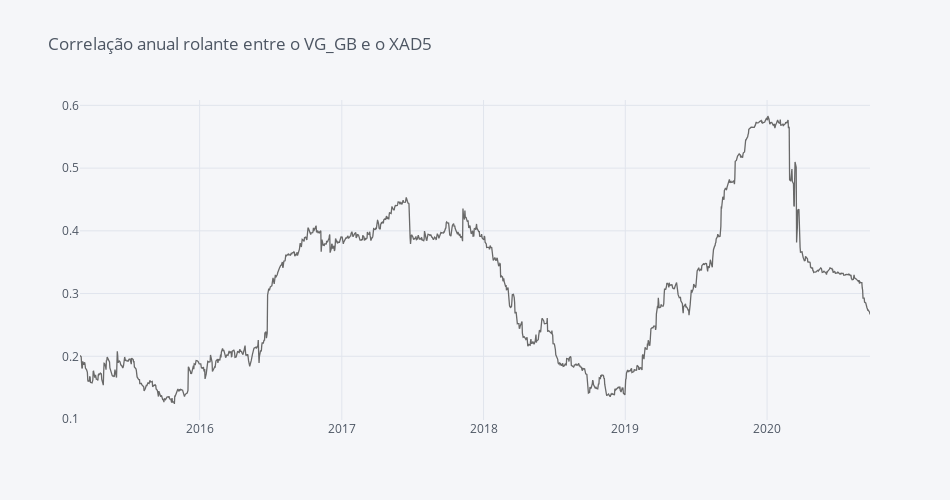

Notebook code for this chart:
### Code cell
returns['VG_GB'].rolling("365D").corr(returns['XAD5'])[plus_1_year:].iplot(dimensions=pl.dimensions, color='dimgrey', title="Correlação anual rolante entre o VG_GB e o XAD5")

### Figure 1 — Plotly figure (JSON) as saved in the notebook; plotly's stock layout.template omitted (floating-point values rounded to 4 significant figures; data arrays with more than 128 entries replaced by an {"elided": "..."} marker saying what was removed)
{"data": [{"line": {"color": "rgba(105, 105, 105, 1.0)", "dash": "solid", "shape": "linear", "width": 1.3}, "mode": "lines", "name": "None", "text": "", "type": "scatter", "x": {"elided": "1457 str values"}, "y": {"elided": "1457 float values"}}], "layout": {"height": 500, "legend": {"bgcolor": "#F5F6F9", "font": {"color": "#4D5663"}}, "paper_bgcolor": "#F5F6F9", "plot_bgcolor": "#F5F6F9", "title": {"font": {"color": "#4D5663"}, "text": "Correlação anual rolante entre o VG_GB e o XAD5"}, "width": 950, "xaxis": {"autorange": true, "gridcolor": "#E1E5ED", "range": ["2015-02-27", "2020-09-22"], "showgrid": true, "tickfont": {"color": "#4D5663"}, "title": {"font": {"color": "#4D5663"}, "text": ""}, "type": "date", "zerolinecolor": "#E1E5ED"}, "yaxis": {"autorange": true, "gridcolor": "#E1E5ED", "range": [0.09848, 0.6085], "showgrid": true, "tickfont": {"color": "#4D5663"}, "title": {"font": {"color": "#4D5663"}, "text": ""}, "type": "linear", "zerolinecolor": "#E1E5ED"}}}
